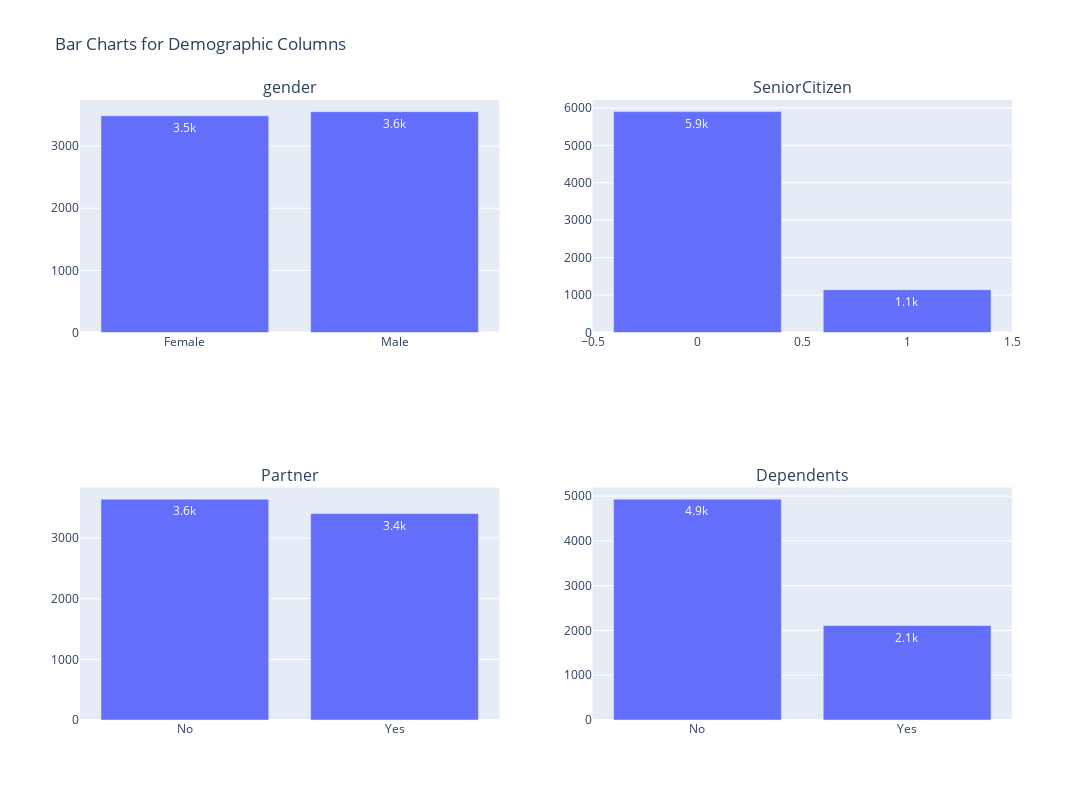

The notebook cell saved with this chart:
### Code cell
demo_cols = ['gender', 'SeniorCitizen', 'Partner', 'Dependents']
fig = make_subplots(rows=2, cols=2, subplot_titles=demo_cols)

for idx, col in enumerate(demo_cols):
    temp = telco_df.groupby(col, as_index=False)['customerID'].count()
    temp.columns = [col, 'Count']
    
    bar_fig = px.bar(temp,
                     x=col,
                     y='Count',
                     text_auto='.2s',
                     width=800,
                     height=600)
    
    # Get the trace from the created bar figure and add it to the subplot
    for trace in bar_fig['data']:
        fig.add_trace(trace, row=(idx // 2) + 1, col=(idx % 2) + 1)

fig.update_layout(height=800, width=1200, title_text="Bar Charts for Demographic Columns")
fig.show()

### Figure 1 — Plotly figure (JSON) as saved in the notebook; plotly's stock layout.template omitted (floating-point values rounded to 4 significant figures)
{"data": [{"alignmentgroup": "True", "hovertemplate": "gender=%{x}<br>Count=%{y}<extra></extra>", "legendgroup": "", "marker": {"color": "#636efa", "pattern": {"shape": ""}}, "name": "", "offsetgroup": "", "orientation": "v", "showlegend": false, "textposition": "auto", "texttemplate": "%{y:.2s}", "type": "bar", "x": ["Female", "Male"], "xaxis": "x", "y": [3488, 3555], "yaxis": "y"}, {"alignmentgroup": "True", "hovertemplate": "SeniorCitizen=%{x}<br>Count=%{y}<extra></extra>", "legendgroup": "", "marker": {"color": "#636efa", "pattern": {"shape": ""}}, "name": "", "offsetgroup": "", "orientation": "v", "showlegend": false, "textposition": "auto", "texttemplate": "%{y:.2s}", "type": "bar", "x": [0, 1], "xaxis": "x2", "y": [5901, 1142], "yaxis": "y2"}, {"alignmentgroup": "True", "hovertemplate": "Partner=%{x}<br>Count=%{y}<extra></extra>", "legendgroup": "", "marker": {"color": "#636efa", "pattern": {"shape": ""}}, "name": "", "offsetgroup": "", "orientation": "v", "showlegend": false, "textposition": "auto", "texttemplate": "%{y:.2s}", "type": "bar", "x": ["No", "Yes"], "xaxis": "x3", "y": [3641, 3402], "yaxis": "y3"}, {"alignmentgroup": "True", "hovertemplate": "Dependents=%{x}<br>Count=%{y}<extra></extra>", "legendgroup": "", "marker": {"color": "#636efa", "pattern": {"shape": ""}}, "name": "", "offsetgroup": "", "orientation": "v", "showlegend": false, "textposition": "auto", "texttemplate": "%{y:.2s}", "type": "bar", "x": ["No", "Yes"], "xaxis": "x4", "y": [4933, 2110], "yaxis": "y4"}], "layout": {"annotations": [{"font": {"size": 16}, "showarrow": false, "text": "gender", "x": 0.225, "xanchor": "center", "xref": "paper", "y": 1, "yanchor": "bottom", "yref": "paper"}, {"font": {"size": 16}, "showarrow": false, "text": "SeniorCitizen", "x": 0.775, "xanchor": "center", "xref": "paper", "y": 1, "yanchor": "bottom", "yref": "paper"}, {"font": {"size": 16}, "showarrow": false, "text": "Partner", "x": 0.225, "xanchor": "center", "xref": "paper", "y": 0.375, "yanchor": "bottom", "yref": "paper"}, {"font": {"size": 16}, "showarrow": false, "text": "Dependents", "x": 0.775, "xanchor": "center", "xref": "paper", "y": 0.375, "yanchor": "bottom", "yref": "paper"}], "height": 800, "title": {"text": "Bar Charts for Demographic Columns"}, "width": 1200, "xaxis": {"anchor": "y", "domain": [0, 0.45]}, "xaxis2": {"anchor": "y2", "domain": [0.55, 1]}, "xaxis3": {"anchor": "y3", "domain": [0, 0.45]}, "xaxis4": {"anchor": "y4", "domain": [0.55, 1]}, "yaxis": {"anchor": "x", "domain": [0.625, 1]}, "yaxis2": {"anchor": "x2", "domain": [0.625, 1]}, "yaxis3": {"anchor": "x3", "domain": [0, 0.375]}, "yaxis4": {"anchor": "x4", "domain": [0, 0.375]}}}
